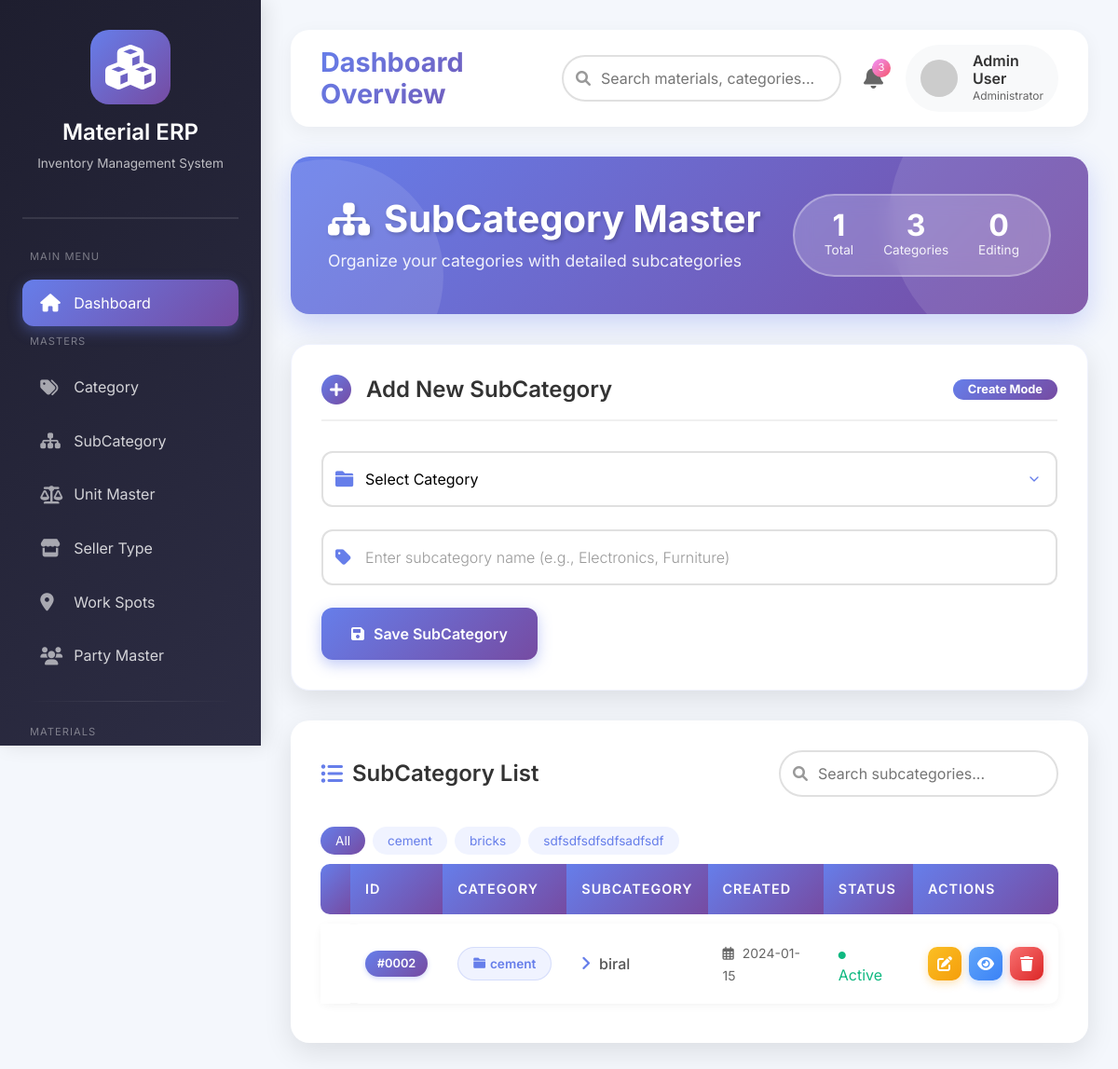
Screenshot of /masters/subcategory/ with the database file from the repository.
### masters/models.py (models this page shows, shortened)
class Category(models.Model):
    id = models.AutoField(primary_key=True)
    name = models.CharField(max_length=100)
    status = models.BooleanField(default=True)

class SubCategory(models.Model):
    id = models.AutoField(primary_key=True)
    category = models.ForeignKey(Category,on_delete=models.CASCADE)
    sub_category = models.CharField(max_length=100)

### masters/views.py (the view, shortened to what this page needs)
# urls.py: path('subcategory/', views.subcategory, name='subcategory'),
def subcategory(request):
    data = SubCategory.objects.select_related('category').all()
    category = Category.objects.all()
    return render(request,'masters/subcategory.html',{
        'data':data,
        'category':category
    })

### masters/templates/masters/subcategory.html (shortened to what this page needs)
{% extends 'base.html' %}
{% block content %}
<div class="page-header">
    <div class="header-content">
        <div class="header-title">
            <h2>
                <i class="fas fa-sitemap"></i>
                SubCategory Master
            </h2>
            <p>Organize your categories with detailed subcategories</p>
        </div>
        <div class="header-stats">
            <div class="stat-item">
                <div class="stat-value">{{ data|length }}</div>
                <div class="stat-label">Total</div>
            </div>
            <div class="stat-item">
                <div class="stat-value">{{ category|length }}</div>
                <div class="stat-label">Categories</div>
            </div>
            <div class="stat-item">
                <div class="stat-value">{% if edit %}1{% else %}0{% endif %}</div>
                <div class="stat-label">Editing</div>
            </div>
        </div>
    </div>
</div>
<div class="form-card">
    <div class="form-title">
        <i class="fas {% if edit %}fa-edit{% else %}fa-plus-circle{% endif %}"></i>
        <h3>{% if edit %}Edit SubCategory{% else %}Add New SubCategory{% endif %}</h3>
        <span class="badge">{% if edit %}Update Mode{% else %}Create Mode{% endif %}</span>
    </div>
    <form method="POST" id="subcategoryForm">
        <div class="select-group-modern">
            <select name="category" class="select-modern" required>
                <option value="" disabled {% if not edit %}selected{% endif %}>Select Category</option>
                {% regroup category by name|slice:":1" as category_groups %}
            </select>
        </div>
        <div class="input-group-modern">
            <i class="fas fa-tag"></i>
            <input type="text" name="sub_category" class="input-modern"
                   value="{% if edit %}{{edit.sub_category}}{% endif %}"
                   placeholder="Enter subcategory name (e.g., Electronics, Furniture)"
                   required>
        </div>
        <button type="submit" class="btn-modern {% if edit %}btn-update{% else %}btn-save{% endif %}" id="submitBtn">
            <i class="fas {% if edit %}fa-sync-alt{% else %}fa-save{% endif %}"></i>
            <span>{% if edit %}Update SubCategory{% else %}Save SubCategory{% endif %}</span>
        </button>
    </form>
</div>
<div class="table-card">
    <div class="table-header">
        <h3>
            <i class="fas fa-list-ul"></i>
            SubCategory List
        </h3>
        <div class="search-box">
            <i class="fas fa-search"></i>
            <input type="text" id="searchInput" placeholder="Search subcategories..." onkeyup="searchTable()">
        </div>
    </div>
    <div class="filter-badge">
        <span class="filter-tag active" onclick="filterByCategory('all')">All</span>
        {% for c in category|slice:":5" %}
        <span class="filter-tag" onclick="filterByCategory('{{c.id}}')">{{c.name}}</span>
        {% endfor %}
    </div>
    {% if data %}
    <table class="table-modern" id="subcategoryTable">
        <thead>
            <tr><th></th>
                <th>ID</th>
                <th>Category</th>
                <th>SubCategory</th>
                <th>Created</th>
                <th>Status</th>
                <th>Actions</th>
            </tr>
        </thead>
        <tbody>
            {% for i in data %}
            <tr >
                <td>
                    <span class="id-badge">#{{ i.id|stringformat:"04d" }}</span>
                </td>
                <td>
                    <span class="category-badge">
                        <i class="fas fa-folder"></i>
                        {{ i.category.name }}
                    </span>
                </td>
                <td>
                    <span class="subcategory-name">
                        <i class="fas fa-angle-right"></i>
                        {{ i.sub_category }}
                    </span>
                </td>
                <td>
                    <small style="color: #666;">
                        <i class="far fa-calendar-alt" style="margin-right: 5px;"></i>
                        {{ i.created_at|default:"2024-01-15" }}
                    </small>
                </td>
                <td>
                    <span style="color: #10b981;">
                        <i class="fas fa-circle" style="font-size: 0.5rem; margin-right: 5px;"></i>
                        Active
                    </span>
                </td>
                <td>
                    <div class="action-buttons">
                        <a href="{% url 'subcategory_edit' i.id %}" class="btn-action btn-edit" title="Edit">
                            <i class="fas fa-edit"></i>
                        </a>
                        <a href="#" onclick="viewSubCategory('{{ i.id }}')" class="btn-action btn-view" title="View">
                            <i class="fas fa-eye"></i>
                        </a>
                        <a href="{% url 'subcategory_delete' i.id %}" class="btn-action btn-delete" title="Delete"
                           onclick="return confirmDelete('{{ i.sub_category }}')">
                            <i class="fas fa-trash"></i>
                        </a>
                    </div>
                </td>
            </tr>
            {% endfor %}
        </tbody>
    </table>
    {% endif %}
</div>
<link rel="stylesheet" href="https://cdnjs.cloudflare.com/ajax/libs/font-awesome/6.0.0/css/all.min.css">
{% endblock %}

### templates/base.html (style rules this page uses)
* { margin: 0; padding: 0; box-sizing: border-box; font-family: 'Inter', sans-serif; }
body { background: #f4f7fc; min-height: 100vh; }
.search-box { position: relative; }
.search-box input { padding: 0.6rem 1rem 0.6rem 2.5rem; border: 2px solid #e0e0e0; border-radius: 30px; width: 300px; transition: all 0.3s ease; }
.search-box i { position: absolute; left: 15px; top: 50%; transform: translateY(-50%); color: #999; }

### rows the page displays
Category: name "cement"
Category: name "bricks"
Category: name "sdfsdfsdfsdfsadfsdf"
SubCategory: id "0002", category.name "cement", sub_category "biral", created_at "2024-01-15"

### other values shown
{{ data|length }} "1"
{{ category|length }} "3"
